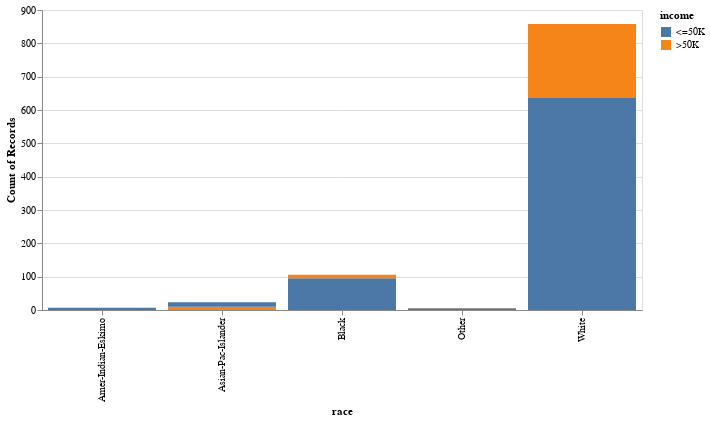

Write notebook code for a chart like this one.
### Code cell
import altair as alt
alt.Chart(df[df.columns][:1000]).mark_bar().encode(
    x='race',
    y='count()',
    color='income',
    order=alt.Order(
        'race',
        sort='ascending'
    )
).properties(
    width=600
)

### Figure 1 — Vega-Lite specification as saved in the notebook (floating-point values rounded to 4 significant figures; data arrays with more than 128 entries replaced by an {"elided": "..."} marker saying what was removed)
{"config": {"view": {"continuousWidth": 400, "continuousHeight": 300}}, "data": {"name": "data-9a552ab7e8dfe0e82a22ac7afecf3a49"}, "mark": "bar", "encoding": {"color": {"field": "income", "type": "nominal"}, "order": {"field": "race", "sort": "ascending", "type": "nominal"}, "x": {"field": "race", "type": "nominal"}, "y": {"aggregate": "count", "type": "quantitative"}}, "width": 600, "$schema": "https://vega.github.io/schema/vega-lite/v4.17.0.json", "datasets": {"data-9a552ab7e8dfe0e82a22ac7afecf3a49": {"elided": "1000 records"}}}
